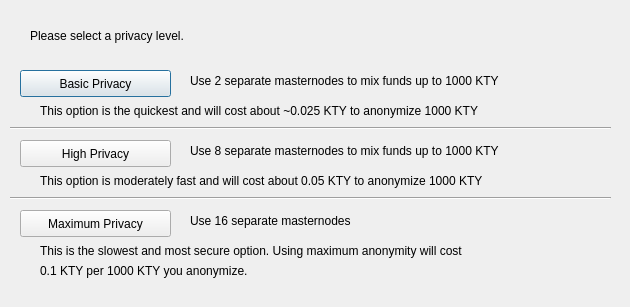
<?xml version="1.0" encoding="UTF-8"?>
<ui version="4.0">
 <class>DarksendConfig</class>
 <widget class="QDialog" name="DarksendConfig">
  <property name="geometry">
   <rect>
    <x>0</x>
    <y>0</y>
    <width>630</width>
    <height>307</height>
   </rect>
  </property>
  <property name="windowTitle">
   <string>Configure Darksend</string>
  </property>
  <widget class="QPushButton" name="buttonBasic">
   <property name="geometry">
    <rect>
     <x>20</x>
     <y>70</y>
     <width>151</width>
     <height>27</height>
    </rect>
   </property>
   <property name="text">
    <string>Basic Privacy</string>
   </property>
  </widget>
  <widget class="QPushButton" name="buttonHigh">
   <property name="geometry">
    <rect>
     <x>20</x>
     <y>140</y>
     <width>151</width>
     <height>27</height>
    </rect>
   </property>
   <property name="text">
    <string>High Privacy</string>
   </property>
  </widget>
  <widget class="QPushButton" name="buttonMax">
   <property name="geometry">
    <rect>
     <x>20</x>
     <y>210</y>
     <width>151</width>
     <height>27</height>
    </rect>
   </property>
   <property name="text">
    <string>Maximum Privacy</string>
   </property>
  </widget>
  <widget class="QLabel" name="label">
   <property name="geometry">
    <rect>
     <x>30</x>
     <y>20</y>
     <width>571</width>
     <height>31</height>
    </rect>
   </property>
   <property name="text">
    <string>Please select a privacy level.</string>
   </property>
  </widget>
  <widget class="QLabel" name="label_2">
   <property name="geometry">
    <rect>
     <x>190</x>
     <y>70</y>
     <width>421</width>
     <height>21</height>
    </rect>
   </property>
   <property name="text">
    <string>Use 2 separate masternodes to mix funds up to 1000 KTY</string>
   </property>
  </widget>
  <widget class="QLabel" name="label_3">
   <property name="geometry">
    <rect>
     <x>190</x>
     <y>140</y>
     <width>411</width>
     <height>21</height>
    </rect>
   </property>
   <property name="text">
    <string>Use 8 separate masternodes to mix funds up to 1000 KTY</string>
   </property>
  </widget>
  <widget class="QLabel" name="label_4">
   <property name="geometry">
    <rect>
     <x>190</x>
     <y>210</y>
     <width>421</width>
     <height>21</height>
    </rect>
   </property>
   <property name="text">
    <string>Use 16 separate masternodes</string>
   </property>
  </widget>
  <widget class="QLabel" name="label_6">
   <property name="geometry">
    <rect>
     <x>40</x>
     <y>100</y>
     <width>561</width>
     <height>21</height>
    </rect>
   </property>
   <property name="text">
    <string>This option is the quickest and will cost about ~0.025 KTY to anonymize 1000 KTY</string>
   </property>
  </widget>
  <widget class="QLabel" name="label_7">
   <property name="geometry">
    <rect>
     <x>40</x>
     <y>170</y>
     <width>561</width>
     <height>21</height>
    </rect>
   </property>
   <property name="text">
    <string>This option is moderately fast and will cost about 0.05 KTY to anonymize 1000 KTY</string>
   </property>
  </widget>
  <widget class="QLabel" name="label_8">
   <property name="geometry">
    <rect>
     <x>40</x>
     <y>240</y>
     <width>561</width>
     <height>21</height>
    </rect>
   </property>
   <property name="text">
    <string>This is the slowest and most secure option. Using maximum anonymity will cost</string>
   </property>
  </widget>
  <widget class="QLabel" name="label_9">
   <property name="geometry">
    <rect>
     <x>40</x>
     <y>260</y>
     <width>561</width>
     <height>21</height>
    </rect>
   </property>
   <property name="text">
    <string>0.1 KTY per 1000 KTY you anonymize.</string>
   </property>
  </widget>
  <widget class="Line" name="line">
   <property name="geometry">
    <rect>
     <x>10</x>
     <y>120</y>
     <width>601</width>
     <height>16</height>
    </rect>
   </property>
   <property name="orientation">
    <enum>Qt::Horizontal</enum>
   </property>
  </widget>
  <widget class="Line" name="line_2">
   <property name="geometry">
    <rect>
     <x>10</x>
     <y>190</y>
     <width>601</width>
     <height>16</height>
    </rect>
   </property>
   <property name="orientation">
    <enum>Qt::Horizontal</enum>
   </property>
  </widget>
 </widget>
 <resources/>
 <connections/>
</ui>
